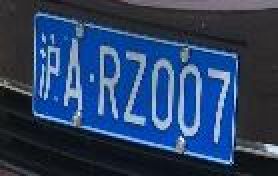
#> input picture code1129/projects/PlateRecognition/demo/2.jpg, 139 x 88 px (shown 2 times larger)
$ python tt.py
#> lines starting #> are read from the running program, lines starting #| are printed output that depends on the picture
# -*- coding: utf-8 -*-
"""
Create Date Time : 2025/11/29 14:54
Create User : 19410
Desc : xxx
"""

import cv2 as cv
import numpy as np

# 加载图像
img = cv.imread("2.jpg")
#> img is the input picture: shape (88, 139, 3); mean B, G, R 101.4, 66.3, 43.5
rows, cols, _ = img.shape
#> rows = 88; cols = 139

# 定义四个点
pts1 = np.float32([[15, 7], [120, 26], [120, 81], [13, 56]])
pts2 = np.float32([[0, 0], [300, 0], [300, 100], [0, 100]])
# M是一个3*3的矩阵
M = cv.getPerspectiveTransform(pts1, pts2)
print(M)
# 计算规则：src(x,y)=dst(m11x+m12y+m13/(m31x+m32y+m33), m21x+m22y+m23/(m31x+m32y+m33))
dst = cv.warpPerspective(img, M, (300, 100))
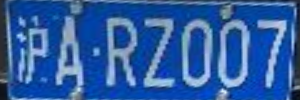
#> dst: shape (100, 300, 3); mean B, G, R 161.2, 92.9, 46.3

cv.imwrite("2_2.jpg", dst)
cv.imshow('img', img)
cv.imshow('dst', dst)
cv.waitKey(0)
cv.destroyAllWindows()
